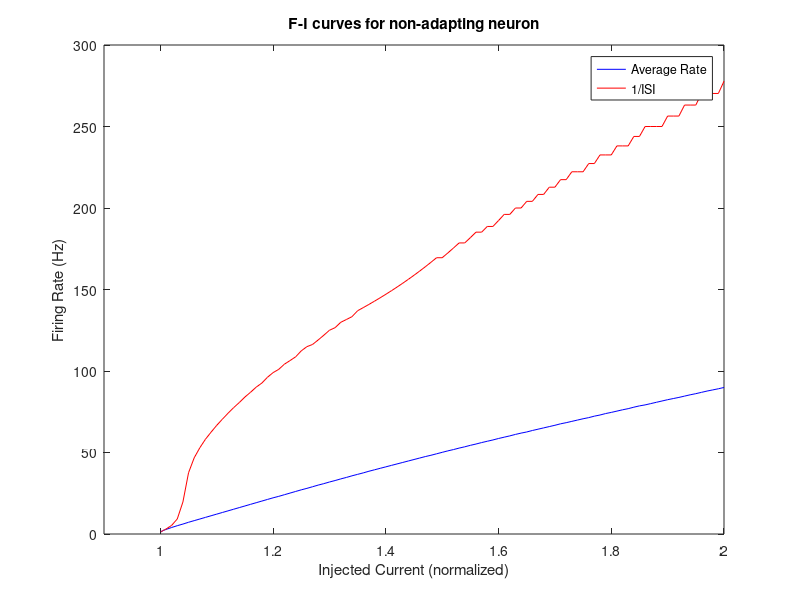
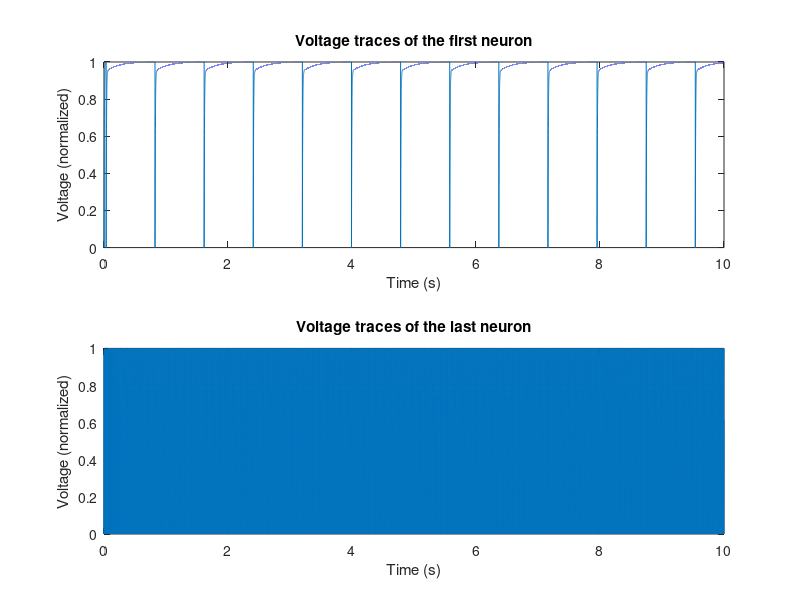

These charts were generated, in order, by the following MATLAB code:
clc;
clear;
close all;
tic

% Constants
V_threshold = 1; % s
time_constant = 1e-2; % s
time_constant_adapt = 0.2; % s
J_adapt = 0.1;
baseline_current = V_threshold;

% Time step configuration
time_step = 1e-4; % s
time_step_ratio = time_step / time_constant;
time_step_ratio_adapt = time_step / time_constant_adapt;
total_time = 10; % s
n_steps = ceil(total_time / time_step);

% Current and Neuron setup
current_increments = 0.01 * baseline_current;
current_values = baseline_current + [0.001:0.001:0.01, 0.01:0.01:1];
n_currents = length(current_values);

% Initialize
spike_times = cell(1, n_currents);
average_firing_rate = zeros(1, n_currents);
V = zeros(1, n_currents);
I_adapt = zeros(1, n_currents);
n_spikes = zeros(1, n_currents);
V_trace = zeros(n_currents, n_steps);
I_adapt_trace = zeros(n_currents, n_steps);
is_fire = false(1,n_currents);

% Main simulation loop
for i = 2:n_steps

    % save
    V_trace(:, i) = V';
    I_adapt_trace(:, i) = I_adapt';

    % update V
    V = (1 - time_step_ratio) * V + time_step_ratio * current_values; % core

    % update I_adapt
    I_adapt = (1 - time_step_ratio_adapt) * I_adapt - J_adapt * is_fire;

    % update V_adapt
    V = (1 - time_step_ratio) * V + time_step_ratio * (current_values + I_adapt);

    % Check for neurons that have crossed the threshold
    is_fire = (V >= V_threshold);
    neurons_fire = find(is_fire);

    if ~isempty(neurons_fire)

        % reset to 0
        V(neurons_fire) = 0;

        % Record spike times and count spikes
        for neuron_idx = neurons_fire
            spike_times{neuron_idx} = [spike_times{neuron_idx}; time_step * i];
            n_spikes(neuron_idx) = n_spikes(neuron_idx) + 1;
        end
    end
end

% Calculate rates and instantaneous firing rates
min_intervals = 1;
the_first_instantaneous_firing_rate = zeros(n_currents, min_intervals);

for k = 1:n_currents
    if ~isempty(spike_times{k})
        spikes = spike_times{k}';
        average_firing_rate(k) = length(spikes) / total_time;
        intervals = diff(spikes);
        n_intervals = length(intervals);

        if n_intervals >= min_intervals
            the_first_instantaneous_firing_rate(k, 1:min_intervals) = 1 ./ intervals(1:min_intervals);
        end
    end
end

% Plotting
figure
plot(current_values, average_firing_rate, 'b', current_values, the_first_instantaneous_firing_rate(:, 1), 'r')
xlabel('Injected Current (normalized)');
ylabel('Firing Rate (Hz)');
legend('Average Rate', '1/ISI');
title('F-I curves for non-adapting neuron');
xlim([0.9 2]);

time_vector = time_step:time_step:total_time;
figure
subplot(2, 1, 1);
plot(time_vector, V_trace(1, :));
xlabel('Time (s)');
ylabel('Voltage (normalized)');
title('Voltage traces of the first neuron');

subplot(2, 1, 2);
plot(time_vector, V_trace(end, :));
xlabel('Time (s)');
ylabel('Voltage (normalized)');
title('Voltage traces of the last neuron');

simulation_time = toc;
fprintf('Simulation time: %.2f seconds\n', simulation_time);